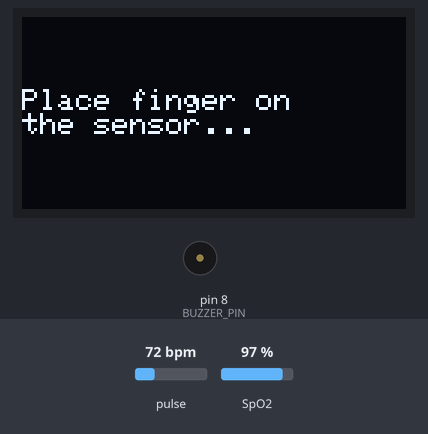
A sketch run on a simulated Arduino Uno, built with avr-gcc and run on an emulated ATmega328P. Shown: 128×64 one-colour display, buzzer (waves = sounding, pin HIGH). The inputs (shaded band) are chosen by the test bench; at power-on: pulse 72 bpm, SpO2 97 %.

Above: at 6.7 s.

The sketch:

pulse_oximeter.ino
```cpp
/*
  Pulse & SpO2 Monitor - Educational Prototype (NOT a medical device)
  Board : Arduino Uno / Nano
  Parts : MAX30102 (I2C), SSD1306 OLED 128x64 (I2C), active buzzer

  Wiring:
    MAX30102  VIN -> 3.3V (or 5V per your module), GND -> GND, SDA -> A4, SCL -> A5
    OLED      VCC -> 5V/3.3V, GND -> GND, SDA -> A4, SCL -> A5
    Buzzer    (+) -> D8, (-) -> GND

  Libraries (Arduino IDE > Library Manager):
    - SparkFun MAX3010x Pulse and Proximity Sensor Library
    - Adafruit SSD1306
    - Adafruit GFX Library
*/

#include <Wire.h>
#include <Adafruit_GFX.h>
#include <Adafruit_SSD1306.h>
#include "MAX30105.h"
#include "spo2_algorithm.h"

// ---------- Settings ----------
#define SCREEN_W      128
#define SCREEN_H      64
#define OLED_ADDR     0x3C
#define BUZZER_PIN    8

const int32_t  SPO2_LOW_LIMIT = 90;    // alarm if SpO2 below this (%)
const int32_t  HR_LOW_LIMIT   = 50;    // alarm if heart rate below this (bpm)
const int32_t  HR_HIGH_LIMIT  = 120;   // alarm if heart rate above this (bpm)
const uint32_t FINGER_THRESHOLD = 50000; // IR value below this = no finger

// ---------- Objects ----------
Adafruit_SSD1306 display(SCREEN_W, SCREEN_H, &Wire, -1);
MAX30105 sensor;

// ---------- Sample buffers ----------
#define BUFFER_SIZE 100
#if defined(__AVR_ATmega328P__) || defined(__AVR_ATmega168__)
  uint16_t irBuffer[BUFFER_SIZE];   // Uno/Nano have little RAM
  uint16_t redBuffer[BUFFER_SIZE];
#else
  uint32_t irBuffer[BUFFER_SIZE];
  uint32_t redBuffer[BUFFER_SIZE];
#endif

int32_t spo2;
int8_t  validSPO2;
int32_t heartRate;
int8_t  validHeartRate;

void showMessage(const char* line1, const char* line2 = "") {
  display.clearDisplay();
  display.setTextColor(SSD1306_WHITE);
  display.setTextSize(1);
  display.setCursor(0, 20);
  display.println(line1);
  display.println(line2);
  display.display();
}

void showReadings(bool fingerPresent, bool alarm) {
  display.clearDisplay();
  display.setTextColor(SSD1306_WHITE);

  if (!fingerPresent) {
    display.setTextSize(1);
    display.setCursor(0, 24);
    display.println(F("Place finger on"));
    display.println(F("the sensor..."));
    display.display();
    return;
  }

  display.setTextSize(1);
  display.setCursor(0, 0);
  display.print(F("Pulse & SpO2"));
  if (alarm) display.print(F("  ALARM!"));

  display.setTextSize(2);
  display.setCursor(0, 20);
  display.print(F("HR:"));
  if (validHeartRate) { display.print(heartRate); display.print(F(" bpm")); }
  else                { display.print(F("--")); }

  display.setCursor(0, 44);
  display.print(F("O2:"));
  if (validSPO2) { display.print(spo2); display.print(F(" %")); }
  else           { display.print(F("--")); }

  display.display();
}

bool checkAlarm() {
  bool alarm = false;
  if (validSPO2 && spo2 < SPO2_LOW_LIMIT) alarm = true;
  if (validHeartRate && (heartRate < HR_LOW_LIMIT || heartRate > HR_HIGH_LIMIT)) alarm = true;
  return alarm;
}

void setup() {
  Serial.begin(115200);
  pinMode(BUZZER_PIN, OUTPUT);

  if (!display.begin(SSD1306_SWITCHCAPVCC, OLED_ADDR)) {
    Serial.println(F("OLED not found. Check wiring / address."));
    while (true);
  }

  if (!sensor.begin(Wire, I2C_SPEED_FAST)) {
    showMessage("MAX30102 not found", "Check wiring");
    Serial.println(F("MAX30102 not found. Check wiring."));
    while (true);
  }

  // ledBrightness, sampleAverage, ledMode (2 = Red + IR), sampleRate, pulseWidth, adcRange
  sensor.setup(60, 4, 2, 100, 411, 4096);

  showMessage("Starting...", "Place finger");
  delay(1500);

  // Fill the first 100 samples
  for (int i = 0; i < BUFFER_SIZE; i++) {
    while (!sensor.available()) sensor.check();
    redBuffer[i] = sensor.getRed();
    irBuffer[i]  = sensor.getIR();
    sensor.nextSample();
  }
  maxim_heart_rate_and_oxygen_saturation(irBuffer, BUFFER_SIZE, redBuffer,
                                         &spo2, &validSPO2, &heartRate, &validHeartRate);
}

void loop() {
  // Drop the oldest 25 samples, keep the newest 75
  for (int i = 25; i < BUFFER_SIZE; i++) {
    redBuffer[i - 25] = redBuffer[i];
    irBuffer[i - 25]  = irBuffer[i];
  }

  // Take 25 new samples
  for (int i = 75; i < BUFFER_SIZE; i++) {
    while (!sensor.available()) sensor.check();
    redBuffer[i] = sensor.getRed();
    irBuffer[i]  = sensor.getIR();
    sensor.nextSample();
  }

  bool fingerPresent = irBuffer[BUFFER_SIZE - 1] > FINGER_THRESHOLD;

  maxim_heart_rate_and_oxygen_saturation(irBuffer, BUFFER_SIZE, redBuffer,
                                         &spo2, &validSPO2, &heartRate, &validHeartRate);

  bool alarm = fingerPresent && checkAlarm();
  if (alarm) tone(BUZZER_PIN, 1000, 200);

  showReadings(fingerPresent, alarm);

  if (fingerPresent) {
    Serial.print(F("HR="));   Serial.print(validHeartRate ? heartRate : -1);
    Serial.print(F(" bpm, SpO2=")); Serial.print(validSPO2 ? spo2 : -1);
    Serial.println(F(" %"));
  }
}
```
